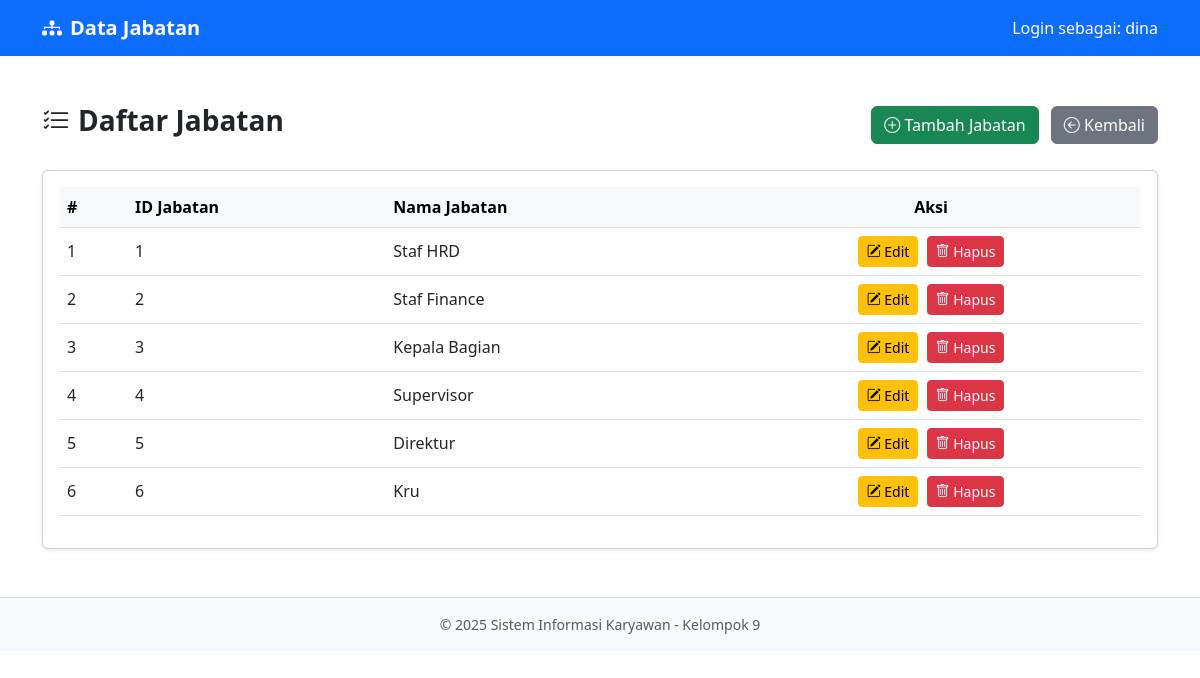
Screenshot of /jabatan.php (signed in) with the database file from the repository.
### tables this page shows
CREATE TABLE `jabatan` (
  `id_jab` int NOT NULL,
  `nama_jab` varchar(30) NOT NULL
);

### jabatan.php (the view, shortened to what this page needs)
<?php
include 'koneksi.php';
$result = mysqli_query($koneksi, "SELECT * FROM jabatan");
?>
<!DOCTYPE html>
<html lang="id">
<head>
    <link href="https://cdn.jsdelivr.net/npm/bootstrap@5.3.0/dist/css/bootstrap.min.css" rel="stylesheet">
    <link href="https://cdn.jsdelivr.net/npm/bootstrap-icons@1.10.0/font/bootstrap-icons.css" rel="stylesheet">
</head>
<body>
<nav class="navbar navbar-dark bg-primary">
    <div class="container">
        <a class="navbar-brand fw-bold" href="index.php">
            <i class="bi bi-diagram-3-fill me-2"></i>Data Jabatan
        </a>
        <span class="text-white">Login sebagai: <?= $_SESSION['user'] ?></span>
    </div>
</nav>
<div class="container my-5">
    <div class="d-flex justify-content-between align-items-center mb-4">
        <h3 class="fw-bold"><i class="bi bi-list-check me-2"></i>Daftar Jabatan</h3>
        <div>
            <a href="jab_tambah.php" class="btn btn-success me-2">
                <i class="bi bi-plus-circle"></i> Tambah Jabatan
            </a>
            <a href="index.php" class="btn btn-secondary">
                <i class="bi bi-arrow-left-circle"></i> Kembali
            </a>
        </div>
    </div>
    <div class="card shadow-sm">
        <div class="card-body table-responsive">
            <table class="table table-hover align-middle">
                <thead class="table-light">
                    <tr>
                        <th scope="col">#</th>
                        <th scope="col">ID Jabatan</th>
                        <th scope="col">Nama Jabatan</th>
                        <th scope="col" class="text-center">Aksi</th>
                    </tr>
                </thead>
                <tbody>
                    <?php if (mysqli_num_rows($result) > 0): ?>
                        <?php $no = 1; while ($row = mysqli_fetch_assoc($result)): ?>
                        <tr>
                            <td><?= $no++ ?></td>
                            <td><?= htmlspecialchars($row['id_jab']) ?></td>
                            <td><?= htmlspecialchars($row['nama_jab']) ?></td>
                            <td class="text-center">
                                <a href="jab_edit.php?id=<?= $row['id_jab'] ?>" class="btn btn-sm btn-warning me-1">
                                    <i class="bi bi-pencil-square"></i> Edit
                                </a>
                                <a href="jab_hapus.php?id=<?= $row['id_jab'] ?>" class="btn btn-sm btn-danger" onclick="return confirm('Yakin ingin menghapus data ini?')">
                                    <i class="bi bi-trash"></i> Hapus
                                </a>
                            </td>
                        </tr>
                        <?php endwhile; ?>
                    <?php endif; ?>
                </tbody>
            </table>
        </div>
    </div>
</div>
<footer class="bg-light py-3 mt-5 border-top">
    <div class="container text-center small text-muted">
        &copy; <?= date('Y') ?> Sistem Informasi Karyawan - Kelompok 9
    </div>
</footer>
</body>
</html>

### rows the page displays
jabatan: id_jab "1", nama_jab "Staf HRD"
jabatan: id_jab "2", nama_jab "Staf Finance"
jabatan: id_jab "3", nama_jab "Kepala Bagian"
jabatan: id_jab "4", nama_jab "Supervisor"
jabatan: id_jab "5", nama_jab "Direktur"
jabatan: id_jab "6", nama_jab "Kru"

### other values shown
$_SESSION['user'] "dina"
